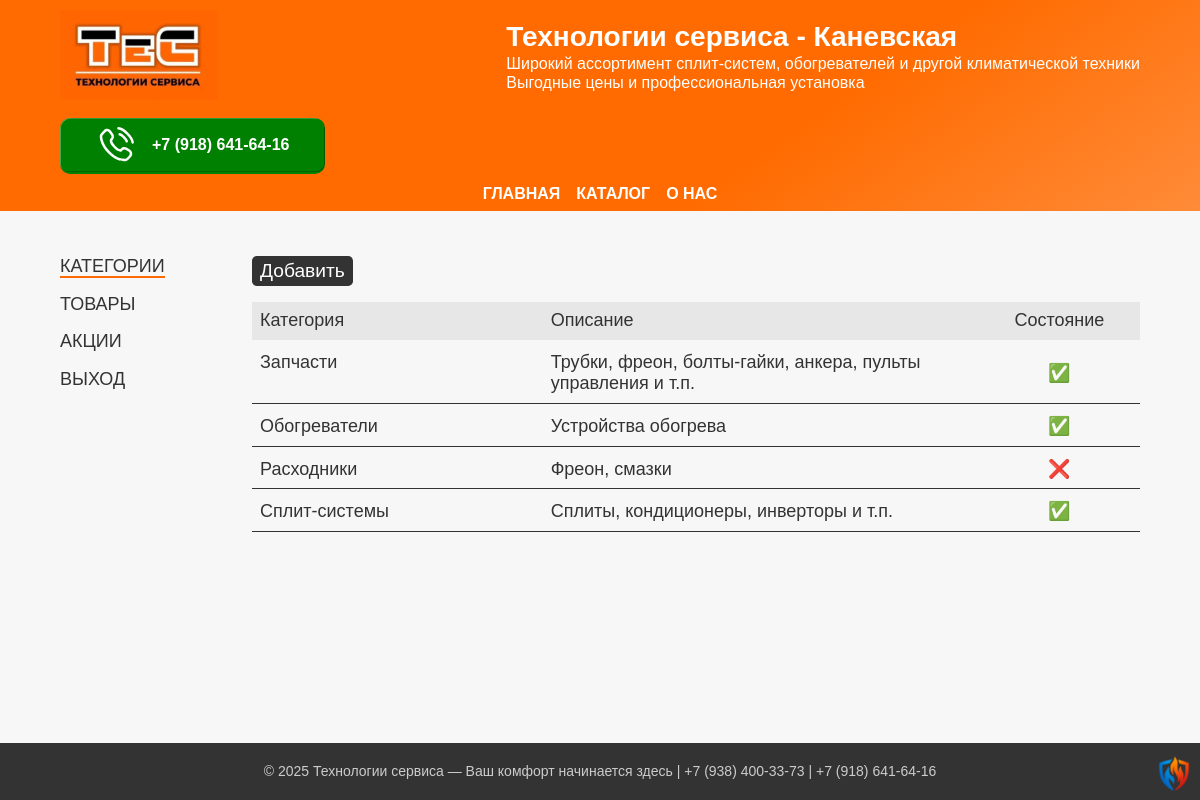
/dash/categories (signed in), run on an earlier commit of the app's database.
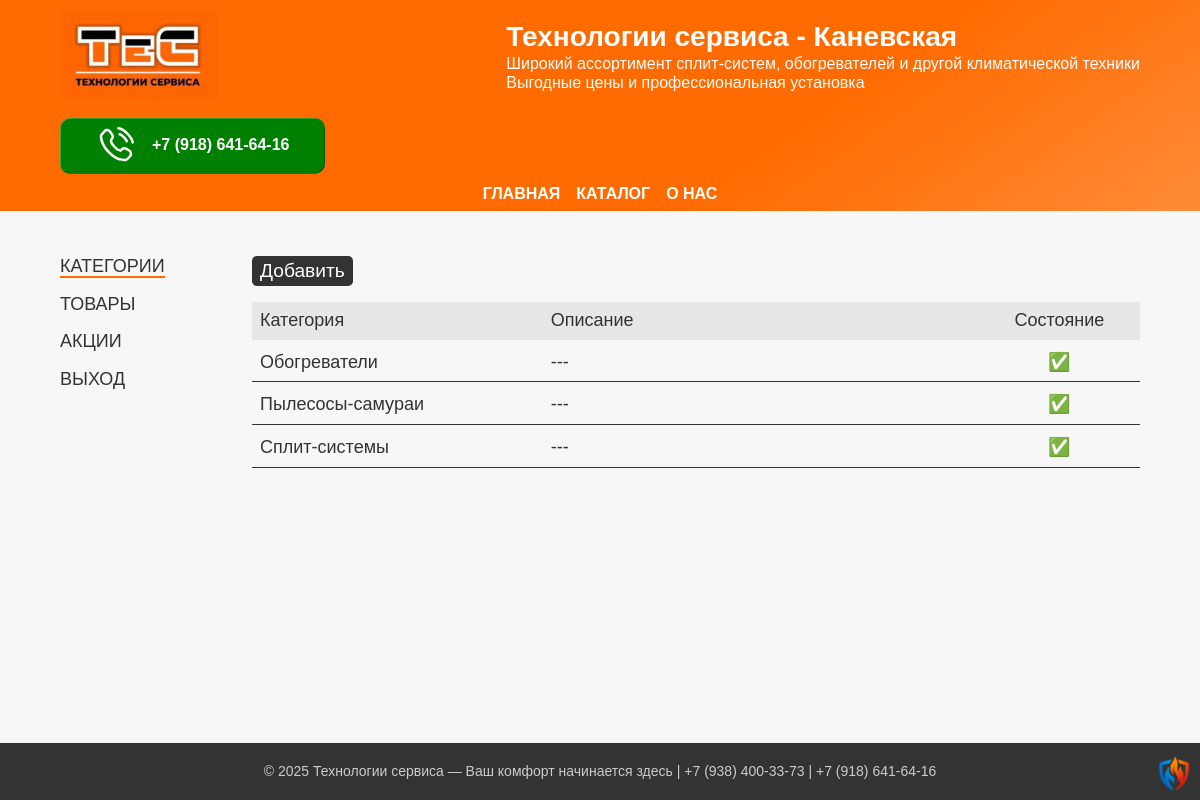
And on a later commit of the database.
### app/models.py (models this page shows, shortened)
class Category(db.Model):
    __tablename__ = 'categories'
    id = db.Column(db.Integer, primary_key=True)
    name = db.Column(db.String(64), nullable=False, unique=True)
    description = db.Column(db.Text, nullable=True)
    active = db.Column(db.Boolean, default=True)
    fields = db.relationship('CustomFields', secondary=custom_field_category, backref=db.backref('category', lazy='dynamic'))

### app/urls.py (the view, shortened to what this page needs)
@app.route("/dash/categories", methods=["GET", "POST"])
def categories():
    if not current_user.is_authenticated:
        return redirect(url_for('index'), 301)
    categories_all = Category.query.order_by(Category.name).all()
    form = CategoryForm()
    return render_template('./admin/categories.html',
                           title="Категории",
                           categories=categories_all,
                           form=form)

### app/models.py (called while the page is built)
@login.user_loader
def load_user(user_id):
    return User.query.get(int(user_id))

### app/templates/admin/categories.html (shortened to what this page needs)
{% extends "./admin/private.html" %}
{% block article %}
    <div class="cat-menu">
        <button class="cat-btn grey-btn" type="button" onclick="overlayMenu.showModal()">Добавить</button>
    </div>
    <div class="table">
        <header class="table-header categories-header">
            <div class="cat-name">Категория</div>
            <div class="cat-description">Описание</div>
            <div class="cat-status">Состояние</div>
        </header>
    {% for cat in categories %}
        <a class="table-row categories-row" href="{{ url_for('category', name=cat.name) }}">
            <div class="cat-name">{{ cat.name }}</div>
            <div class="cat-description">{{ cat.description if cat.description else '---' }}</div>
            <div class="cat-status">{{ "✅" if cat.active else "❌" }}</div>
        </a>
    {% endfor %}
    </div>
{% endblock %}

### app/templates/admin/private.html (shortened to what this page needs)
{% extends "footer.html" %}
{% block private %}
    <section class="main-section">
        <div class="dashboard container">
            <aside>
                <ul class="admin-menu">
                    <li><a class="admin-menu--item" href="{{ url_for('categories') }}">Категории</a></li>
                    <li><a class="admin-menu--item" href="{{ url_for('products') }}">Товары</a></li>
                    <li><a class="admin-menu--item" href="{{ url_for('promotions') }}">Акции</a></li>
                    <li><a class="admin-menu--item" href="/logout">Выход</a></li>
                </ul>
            </aside>
            <article>
                {% block article %}
                {% endblock %}
            </article>
        </div>
    </section>
{% endblock %}

### app/templates/footer.html (shortened to what this page needs)
{% extends "header.html" %}
{% block footer %}
        <footer class="footer">
            <p>
                © 2025 Технологии сервиса — Ваш комфорт начинается здесь |
                <a href="tel:+79384003373">+7 (938) 400-33-73</a> |
                <a href="tel:+79186416416">+7 (918) 641-64-16</a>
            </p>
			<div class="shield">
				<div class="shield-inner">
				<img class="xolod-teplo"
					src="{{ url_for('static', filename='img/icon/xolod-teplo.png') }}"
					alt="climat-control"
					srcset="{{ url_for('static', filename='img/icon/xolod-teplo.png') }}"
				>
				</div>
			</div>
        </footer>
{% endblock %}

### app/templates/header.html
{% extends "layout.html" %}
{% block header %}
        <header class="header">
            <div class="container">
                <div class="header-content content">
                    <a class="header-logo" href="{{ url_for('.index') }}" >
                    <img
                        class="header-image icon-svg"
                        src="{{ url_for('static', filename='img/logo/label.webp') }}"
                        alt="air-conditioner"
                    /></a>
                    <div class="header-title">
                        <p class="header-title-label">Технологии сервиса - Каневская</p>
                        <p class="header-title-text">
                            Широкий ассортимент сплит-систем, обогревателей и другой климатической техники<br> Выгодные цены и профессиональная установка
                        </p>
                    </div>
                    <a class="btn green-btn" href="tel:+79186416416">
                        <img
                            class="contact-icon"
                            src="{{ url_for('static', filename='img/icon/phone-calling.svg') }}"
                            alt="Phone icon-svg"
                            srcset="{{ url_for('static', filename='img/icon/phone-calling.svg') }}"
                        >
                        <div>+7 (918) 641-64-16</div>
                    </a>
                </div>
            </div>
            <nav class="top-nav container">
                <ul class="top-menu">
                    <li><a class="top-menu--item" href="{{ url_for('.index') }}">Главная</a></li>
                    <li><a class="top-menu--item" href="{{ url_for('.index') }}">Каталог</a></li>
                    <li><a class="top-menu--item" href="{{ url_for('.index') }}">О нас</a></li>
                </ul>
            </nav>
        </header>
{% endblock %}

### app/templates/layout.html (shortened to what this page needs)
<!DOCTYPE html>
<html lang="ru" itemscope itemtype="http://schema.org/WebPage">
    {% block head %}
    <head>
		<link rel="stylesheet" href="{{ url_for('static', filename='css/reset.css') }}?v=1">
        <link rel="stylesheet" href="{{ url_for('static', filename='css/style.css') }}?v=1.13">
    </head>
    {% endblock %}
    <body>
        {% block header %}
        {% endblock %}
        <main>
            {% block private %}
            {% endblock %}
        </main>
        {% block footer %}
        {% endblock %}
    </body>
</html>

### app/static/css/style.css (style rules this page uses)
:root { --wrapper-max: 75rem; --wrapper-big: 64rem; --wrapper-middle: 50rem; --wrapper-small: 25rem; --color-green-hover: rgb(58, 206, 0); --color-red-hover: rgb(255, 125, 0); --color-heads-color: #ff6b00; --color-background: #f7f7f7; --color-shadow: #000000A0; --base-transition: 0.2s ease-in-out; }
body { font-family: Geneva, Arial, Helvetica, sans-serif; background-color: var(--color-background); color: #333; display: flex; flex-direction: column; min-height: 100vh; justify-content: space-between; align-content: space-between; container-type: inline-size; container-name: body-size; }
main { font-size: 1.125rem; flex-grow: 1; }
h1, h2, h3, a { color: #ff6b00; display: block; }
a { display: inline; text-decoration: none; border-bottom: 2px solid rgba(255,255,255,0); }
section { margin-top: 2.5em; }
.container { width: 90%; max-width: var(--wrapper-max); margin: auto; }
.shield { width: 3em; height: 3em; position: fixed; bottom: 0.375em; right: 0.375em; perspective: 40rem; }
.shield-inner { position: relative; width: 100%; height: auto; transition: transform 0.6s; transform-style: preserve-3d; }
.xolod-teplo, .teplo-xolod { position: absolute; width: 3em; height: auto; backface-visibility: hidden; display: flex; justify-content: center; }
header.header { background: linear-gradient(145deg, rgba(255, 107, 1, 1) 0%, rgba(255, 107, 0, 1) 65%, rgba(255, 139, 56, 1) 100%); color: white; container-type: inline-size; container-name: header-container; }
.header-content { display: flex; align-items: center; justify-content: space-between; flex-wrap: wrap; padding: 0.625em 0; gap: 1rem; }
.header-title { max-width: var(--wrapper-maiddle); }
.header-title-label { color: white; font-size: 1.75rem; font-weight: bold; }
.header-title-text { font-size: 1rem; }
.header-image { height: 5.625rem; }
.header-logo { display: flex; justify-content: center; align-items: center; }
.top-nav { display: flex; justify-content: center; margin-bottom: 0.5rem; }
.top-menu { display: flex; justify-content: center; gap: 1rem; flex-wrap: wrap; }
.top-menu--item { color: white; text-decoration: none; text-transform: uppercase; font-weight: bold; border-bottom: 2px solid rgba(0,0,0,0); }
article { display: flex; flex-direction: column; gap: 1rem; }
.table { display: flex; flex-direction: column; gap: 0.25rem; }
.table-header, .table-row { display: grid; padding: 0.5rem; }
.categories-header, .categories-row { grid-template-columns: 2fr 3fr 1fr; }
.table-header { background-color: #0001; }
.table-row { text-decoration: none; color: #333; border-bottom: 1px solid #333; }
.cat-status { display: flex; justify-content: center; align-items: center; }
.btn { border-radius: 0.625rem; padding: 1rem 2.25rem; text-align: center; max-width: 18.75rem; max-height: 1.375rem; text-decoration: none; font-weight: bold; align-items: center; display: flex; gap: 1rem; box-shadow: inset -0.75px -0.5px rgba(0, 0, 0, 0.4), inset +0.75px +0.5px rgba(255, 255, 255, 0.4); }
.dashboard { width: 90%; margin: auto; display: flex; gap: 2rem; }
.dashboard article { flex-grow: 1; }
.admin-menu { display: flex; flex-direction: column; gap: 1rem; width: 10rem; border-bottom: 2px solid rgba(255,255,255,0); }
.admin-menu--item { text-decoration: none; text-transform: uppercase; color: #333; transition: var(--base-transition); }
.admin-menu--item__active { border-bottom: 2px solid #ff6b00FF; }
.green-btn { color: white; background-color: green; }
.grey-btn { color: white; background-color: #333; }
.contact-icon { height: 40px; width: auto; }
footer { background: #333; text-align: center; padding: 1.25rem 0.625rem; font-size: 0.875rem; margin-top: 1.25rem; }
footer, footer a { color: #ccc; }
.cat-menu { display: flex; gap: 1rem; flex-wrap: wrap; }
.cat-btn { text-decoration: none; padding: 0.25rem 0.5rem; border-radius: 0.25em; font-size: 1.2rem; border: None; display: flex; align-items: center; }

What changed in the data, as far as the page shows it:
removed Category: name "Расходники", description "Фреон, смазки", active "❌"
changed Category "Обогреватели": description "Устройства обогрева" → "---"; moves up the list
changed Category: name "Запчасти" → "Пылесосы-самураи"; description "Трубки, фреон, болты-гайки, анкера, пульты управления и т.п." → "---"
changed Category "Сплит-системы": description "Сплиты, кондиционеры, инверторы и т.п." → "---"
